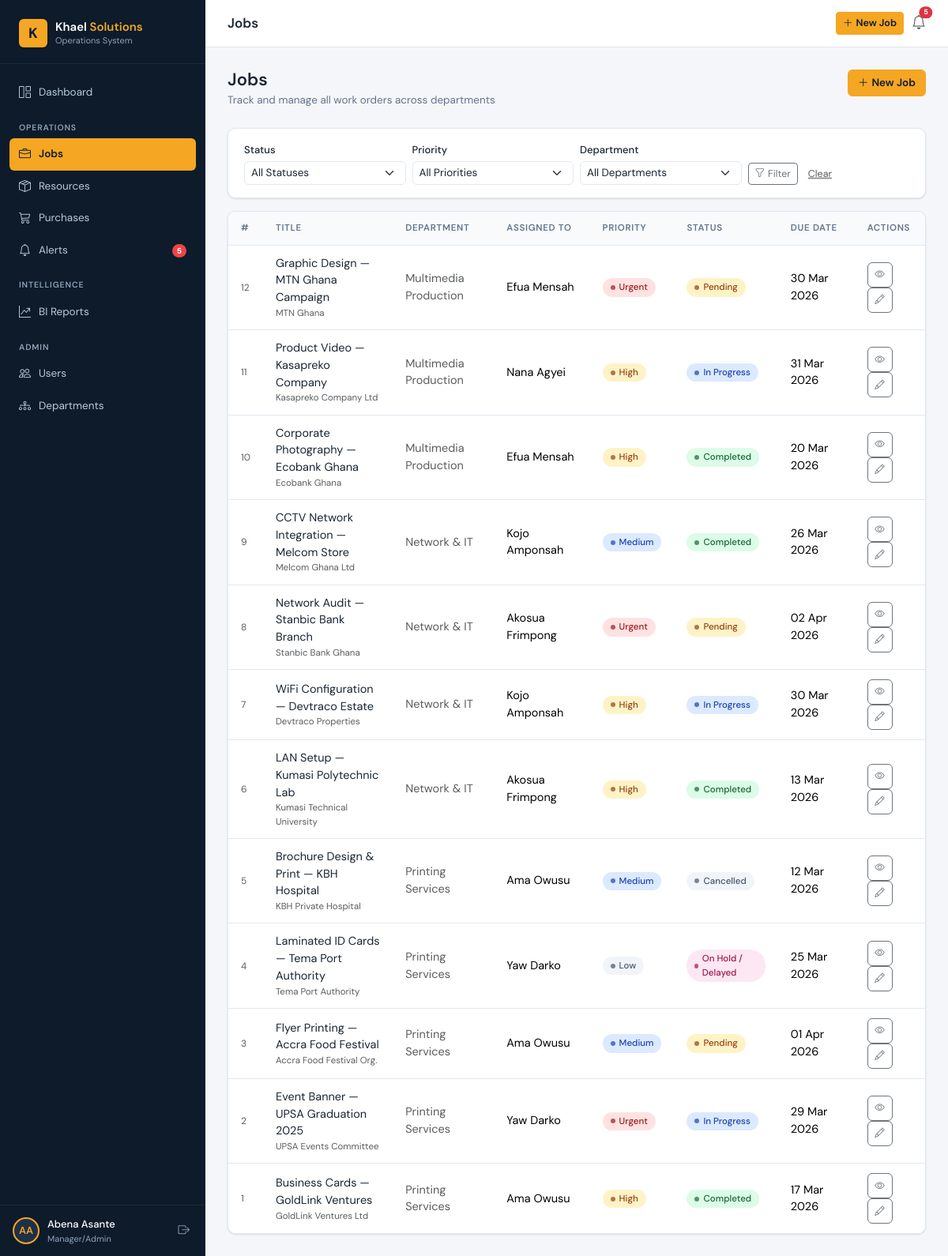
The page /jobs/ (signed in) on the database its author committed.
### core/models.py (models this page shows, shortened)
class User(AbstractUser):
    class Role(models.TextChoices):
        SUPER_ADMIN = 'super_admin', 'Super Admin'
        MANAGER     = 'manager',     'Manager/Admin'
        STAFF       = 'staff',       'Department Staff'
    role = models.CharField(max_length=20, choices=Role.choices, default=Role.STAFF)
    groups = models.ManyToManyField(
        'auth.Group', related_name='core_user_set', blank=True,
    )
    user_permissions = models.ManyToManyField(
        'auth.Permission', related_name='core_user_set', blank=True,
    )
    class Meta:
        verbose_name = 'User'
        verbose_name_plural = 'Users'
        ordering = ['username']

class Job(models.Model):
    class Status(models.TextChoices):
        PENDING     = 'pending',     'Pending'
        IN_PROGRESS = 'in_progress', 'In Progress'
        COMPLETED   = 'completed',   'Completed'
        CANCELLED   = 'cancelled',   'Cancelled'
        ON_HOLD     = 'on_hold',     'On Hold / Delayed'
    class Priority(models.TextChoices):
        LOW    = 'low',    'Low'
        MEDIUM = 'medium', 'Medium'
        HIGH   = 'high',   'High'
        URGENT = 'urgent', 'Urgent'
    class ServiceType(models.TextChoices):
        PRINTING   = 'printing',   'Printing Services'
        NETWORK_IT = 'network_it', 'Network & IT'
        MULTIMEDIA = 'multimedia', 'Multimedia Production'
        GENERAL    = 'general',    'General Services'
    department  = models.ForeignKey(Department, on_delete=models.PROTECT, related_name='jobs')
    assigned_to = models.ForeignKey(
        settings.AUTH_USER_MODEL, on_delete=models.SET_NULL,
        null=True, blank=True, related_name='assigned_jobs',
    )
    created_by  = models.ForeignKey(
        settings.AUTH_USER_MODEL, on_delete=models.SET_NULL,
        null=True, related_name='created_jobs',
    )
    client_name    = models.CharField(max_length=200, blank=True)
    client_contact = models.CharField(max_length=100, blank=True)
    title        = models.CharField(max_length=255)
    description  = models.TextField(blank=True)
    service_type = models.CharField(
        max_length=20, choices=ServiceType.choices, default=ServiceType.GENERAL,
        help_text='Type of service being provided',
    )
    status   = models.CharField(max_length=20, choices=Status.choices,   default=Status.PENDING)
    priority = models.CharField(max_length=10, choices=Priority.choices, default=Priority.MEDIUM)
    price = models.DecimalField(
        max_digits=12, decimal_places=2, null=True, blank=True,
        help_text='Quoted price / budget (used for expense alerts and payment tracking)',
    )
    start_date   = models.DateField(null=True, blank=True)
    due_date     = models.DateField(null=True, blank=True)
    completed_at = models.DateTimeField(null=True, blank=True)
    created_at = models.DateTimeField(auto_now_add=True)
    updated_at = models.DateTimeField(auto_now=True)
    def is_overdue(self):
        if self.due_date and self.status in [self.Status.PENDING, self.Status.IN_PROGRESS]:
            return timezone.now().date() > self.due_date
        return False
    class Meta:
        ordering = ['-created_at']

class Department(models.Model):
    name        = models.CharField(max_length=100, unique=True)
    description = models.TextField(blank=True)
    hod         = models.ForeignKey(
        User, on_delete=models.SET_NULL, null=True, blank=True,
        related_name='headed_departments', verbose_name='Head of Department',
    )
    created_at = models.DateTimeField(auto_now_add=True)
    updated_at = models.DateTimeField(auto_now=True)
    def __str__(self): return self.name
    class Meta:
        ordering = ['name']

### core/views.py (the view)
# urls.py: path('jobs/',                           JobListView.as_view(),         name='job_list'),
@method_decorator(login_required, name='dispatch')
class JobListView(View):
    template_name = 'jobs/job_list.html'
    def get(self, request):
        jobs            = get_jobs_for_user(request.user)
        status_filter   = request.GET.get('status')
        priority_filter = request.GET.get('priority')
        dept_filter     = request.GET.get('department')
        stype_filter    = request.GET.get('service_type')
        if status_filter:   jobs = jobs.filter(status=status_filter)
        if priority_filter: jobs = jobs.filter(priority=priority_filter)
        if stype_filter:    jobs = jobs.filter(service_type=stype_filter)
        if dept_filter and request.user.role in ['super_admin', 'manager']:
            jobs = jobs.filter(department_id=dept_filter)
        return render(request, self.template_name, {
            'jobs':             jobs,
            'departments':      Department.objects.all(),
            'status_choices':   Job.Status.choices,
            'priority_choices': Job.Priority.choices,
            'service_type_choices': Job.ServiceType.choices,
            'selected_status':       status_filter,
            'selected_priority':     priority_filter,
            'selected_dept':         dept_filter,
            'selected_service_type': stype_filter,
        })

### core/context_processors.py (called while the page is built)
def global_context(request):
    if not request.user.is_authenticated:
        return {}
    from core.models import Alert
    return {
        'alert_count': Alert.objects.filter(resolved=False).count(),
    }

### core/services.py (called while the page is built, shortened)
def get_jobs_for_user(user):
    from core.models import Job
    if user.role in ['super_admin', 'manager']:
        return Job.objects.all().select_related('department', 'assigned_to', 'created_by')

### templates/jobs/job_list.html (shortened to what this page needs)
{% extends 'base.html' %}
{% block topbar_title %}Jobs{% endblock %}
{% block topbar_actions %}
<a href="{% url 'core:job_create' %}" class="btn btn-sm btn-primary">
  <i class="bi bi-plus-lg me-1"></i>New Job
</a>
{% endblock %}
{% block content %}
<div class="page-header">
  <div>
    <h1>Jobs</h1>
    <p>Track and manage all work orders across departments</p>
  </div>
  <div class="page-actions">
    <a href="{% url 'core:job_create' %}" class="btn btn-primary">
      <i class="bi bi-plus-lg me-1"></i>New Job
    </a>
  </div>
</div>
<div class="card mb-3">
  <div class="card-body py-3">
    <form method="get" class="row g-2 align-items-end">
      <div class="col-12 col-sm-6 col-md-3">
        <label class="form-label">Status</label>
        <select name="status" class="form-select form-select-sm">
          <option value="">All Statuses</option>
        </select>
      </div>
      <div class="col-12 col-sm-6 col-md-3">
        <label class="form-label">Priority</label>
        <select name="priority" class="form-select form-select-sm">
          <option value="">All Priorities</option>
        </select>
      </div>
      {% if user.role in 'super_admin,manager' %}
      <div class="col-12 col-sm-6 col-md-3">
        <label class="form-label">Department</label>
        <select name="department" class="form-select form-select-sm">
          <option value="">All Departments</option>
        </select>
      </div>
      {% endif %}
      <div class="col-auto">
        <button type="submit" class="btn btn-sm btn-outline-secondary">
          <i class="bi bi-funnel me-1"></i>Filter
        </button>
        <a href="{% url 'core:job_list' %}" class="btn btn-sm btn-link text-muted">Clear</a>
      </div>
    </form>
  </div>
</div>
<div class="table-wrapper">
  <table class="table table-hover">
    <thead>
      <tr>
        <th>#</th>
        <th>Title</th>
        <th>Department</th>
        <th>Assigned To</th>
        <th>Priority</th>
        <th>Status</th>
        <th>Due Date</th>
        <th>Actions</th>
      </tr>
    </thead>
    <tbody>
      {% for job in jobs %}
      <tr>
        <td class="text-muted" style="font-size:12px;">{{ job.pk }}</td>
        <td>
          <a href="{% url 'core:job_detail' job.pk %}" class="text-decoration-none fw-500" style="color:var(--text);">
            {{ job.title|truncatechars:45 }}
          </a>
          {% if job.client_name %}
          <div class="text-muted" style="font-size:11.5px;">{{ job.client_name }}</div>
          {% endif %}
        </td>
        <td><span class="text-muted">{{ job.department }}</span></td>
        <td>
          {% if job.assigned_to %}{{ job.assigned_to.get_full_name|default:job.assigned_to.username }}
          {% else %}<span class="text-muted">—</span>{% endif %}
        </td>
        <td><span class="badge-status badge-{{ job.priority }}">{{ job.get_priority_display }}</span></td>
        <td><span class="badge-status badge-{{ job.status }}">{{ job.get_status_display }}</span></td>
        <td>
          {% if job.due_date %}
            {% if job.is_overdue %}
              <span class="text-danger fw-500"><i class="bi bi-exclamation-circle me-1"></i>{{ job.due_date|date:"d M Y" }}</span>
            {% else %}
              {{ job.due_date|date:"d M Y" }}
            {% endif %}
          {% else %}<span class="text-muted">—</span>{% endif %}
        </td>
        <td>
          <a href="{% url 'core:job_detail' job.pk %}" class="btn btn-sm btn-outline-secondary btn-icon" title="View">
            <i class="bi bi-eye"></i>
          </a>
          <a href="{% url 'core:job_edit' job.pk %}" class="btn btn-sm btn-outline-secondary btn-icon" title="Edit">
            <i class="bi bi-pencil"></i>
          </a>
        </td>
      </tr>
      {% endfor %}
    </tbody>
  </table>
</div>
{% endblock %}

### templates/base.html (shortened to what this page needs)
<!DOCTYPE html>
<html lang="en">
<head>
  <link href="https://cdnjs.cloudflare.com/ajax/libs/bootstrap/5.3.2/css/bootstrap.min.css" rel="stylesheet" />
  <link href="https://cdnjs.cloudflare.com/ajax/libs/bootstrap-icons/1.11.3/font/bootstrap-icons.min.css" rel="stylesheet" />
  {% load static %}
  <link rel="stylesheet" href="{% static 'css/main.css' %}" />
</head>
<body>
<div id="wrapper">
  <nav id="sidebar">
    <div class="sidebar-brand">
      <a href="{% url 'core:dashboard' %}" class="brand-logo">
        <div class="brand-icon">K</div>
        <div>
          <div class="brand-name">Khael <span>Solutions</span></div>
          <div class="brand-sub">Operations System</div>
        </div>
      </a>
    </div>
    <div class="sidebar-nav">
      <ul class="list-unstyled mb-0">
        <li class="nav-item">
          <a href="{% url 'core:dashboard' %}" class="{% if request.resolver_match.url_name == 'dashboard' %}active{% endif %}">
            <i class="bi bi-grid-1x2"></i> Dashboard
          </a>
        </li>
        <div class="nav-section-label">Operations</div>
        <li class="nav-item">
          <a href="{% url 'core:job_list' %}" class="{% if 'job' in request.resolver_match.url_name %}active{% endif %}">
            <i class="bi bi-briefcase"></i> Jobs
          </a>
        </li>
        <li class="nav-item">
          <a href="{% url 'core:resource_list' %}" class="{% if 'resource' in request.resolver_match.url_name %}active{% endif %}">
            <i class="bi bi-box-seam"></i> Resources
          </a>
        </li>
        {% if user.role in 'super_admin,manager' %}
        <li class="nav-item">
          <a href="{% url 'core:purchase_list' %}" class="{% if 'purchase' in request.resolver_match.url_name %}active{% endif %}">
            <i class="bi bi-cart3"></i> Purchases
          </a>
        </li>
        {% endif %}
        <li class="nav-item">
          <a href="{% url 'core:alert_list' %}" class="{% if 'alert' in request.resolver_match.url_name %}active{% endif %}">
            <i class="bi bi-bell"></i> Alerts
            {% if alert_count > 0 %}
              <span class="nav-badge">{{ alert_count }}</span>
            {% endif %}
          </a>
        </li>
        {% if user.role in 'super_admin,manager' %}
        <div class="nav-section-label">Intelligence</div>
        <li class="nav-item">
          <a href="{% url 'core:report_list' %}" class="{% if 'report' in request.resolver_match.url_name %}active{% endif %}">
            <i class="bi bi-graph-up-arrow"></i> BI Reports
          </a>
        </li>
        {% endif %}
        {% if user.role in 'super_admin,manager' %}
        <div class="nav-section-label">Admin</div>
        <li class="nav-item">
          <a href="{% url 'core:user_list' %}" class="{% if 'user' in request.resolver_match.url_name %}active{% endif %}">
            <i class="bi bi-people"></i> Users
          </a>
        </li>
        <li class="nav-item">
          <a href="{% url 'core:department_list' %}" class="{% if 'department' in request.resolver_match.url_name %}active{% endif %}">
            <i class="bi bi-diagram-3"></i> Departments
          </a>
        </li>
        {% endif %}
      </ul>
    </div>
    <div class="sidebar-user">
      <div class="user-avatar">{{ user.first_name|slice:":1"|upper }}{{ user.last_name|slice:":1"|upper }}</div>
      <div class="user-info">
        <div class="user-name">{{ user.get_full_name|default:user.username }}</div>
        <div class="user-role">{{ user.get_role_display }}</div>
      </div>
      <form method="post" action="{% url 'core:logout' %}">
        <button type="submit" class="logout-btn" title="Logout">
          <i class="bi bi-box-arrow-right"></i>
        </button>
      </form>
    </div>
  </nav>
  <div id="main-content">
    <div class="topbar">
      <div class="d-flex align-items-center gap-3">
        <span class="topbar-title">{% block topbar_title %}{% endblock %}</span>
      </div>
      <div class="topbar-actions">
        {% block topbar_actions %}{% endblock %}
        <a href="{% url 'core:alert_list' %}" class="position-relative text-muted" style="font-size:18px; text-decoration:none;">
          <i class="bi bi-bell"></i>
          {% if alert_count > 0 %}
            <span class="position-absolute top-0 start-100 translate-middle badge rounded-pill bg-danger" style="font-size:9px;">{{ alert_count }}</span>
          {% endif %}
        </a>
      </div>
    </div>
    <div class="page-body">
      {% block content %}{% endblock %}
    </div>
  </div>
</div>
{% load static %}
</body>
</html>

### rows shown on the page
User: first_name "A", last_name "A", get_full_name "Abena Asante", role "Manager/Admin"
Job: pk "12", title "Graphic Design — MTN Ghana Campaign", client_name "MTN Ghana", department "Multimedia Production", assigned_to.get_full_name "Efua Mensah", priority "Urgent", status "Pending", due_date "30 Mar 2026"
Job: pk "11", title "Product Video — Kasapreko Company", client_name "Kasapreko Company Ltd", department "Multimedia Production", assigned_to.get_full_name "Nana Agyei", priority "High", status "In Progress", due_date "31 Mar 2026"
Job: pk "10", title "Corporate Photography — Ecobank Ghana", client_name "Ecobank Ghana", department "Multimedia Production", assigned_to.get_full_name "Efua Mensah", priority "High", status "Completed", due_date "20 Mar 2026"
Job: pk "9", title "CCTV Network Integration — Melcom Store", client_name "Melcom Ghana Ltd", department "Network & IT", assigned_to.get_full_name "Kojo Amponsah", priority "Medium", status "Completed", due_date "26 Mar 2026"
Job: pk "8", title "Network Audit — Stanbic Bank Branch", client_name "Stanbic Bank Ghana", department "Network & IT", assigned_to.get_full_name "Akosua Frimpong", priority "Urgent", status "Pending", due_date "02 Apr 2026"
Job: pk "7", title "WiFi Configuration — Devtraco Estate", client_name "Devtraco Properties", department "Network & IT", assigned_to.get_full_name "Kojo Amponsah", priority "High", status "In Progress", due_date "30 Mar 2026"
Job: pk "6", title "LAN Setup — Kumasi Polytechnic Lab", client_name "Kumasi Technical University", department "Network & IT", assigned_to.get_full_name "Akosua Frimpong", priority "High", status "Completed", due_date "13 Mar 2026"
Job: pk "5", title "Brochure Design & Print — KBH Hospital", client_name "KBH Private Hospital", department "Printing Services", assigned_to.get_full_name "Ama Owusu", priority "Medium", status "Cancelled", due_date "12 Mar 2026"
Job: pk "4", title "Laminated ID Cards — Tema Port Authority", client_name "Tema Port Authority", department "Printing Services", assigned_to.get_full_name "Yaw Darko", priority "Low", status "On Hold / Delayed", due_date "25 Mar 2026"
Job: pk "3", title "Flyer Printing — Accra Food Festival", client_name "Accra Food Festival Org.", department "Printing Services", assigned_to.get_full_name "Ama Owusu", priority "Medium", status "Pending", due_date "01 Apr 2026"
Job: pk "2", title "Event Banner — UPSA Graduation 2025", client_name "UPSA Events Committee", department "Printing Services", assigned_to.get_full_name "Yaw Darko", priority "Urgent", status "In Progress", due_date "29 Mar 2026"
Job: pk "1", title "Business Cards — GoldLink Ventures", client_name "GoldLink Ventures Ltd", department "Printing Services", assigned_to.get_full_name "Ama Owusu", priority "High", status "Completed", due_date "17 Mar 2026"

### other values the page prints
{{ alert_count }} "5"
